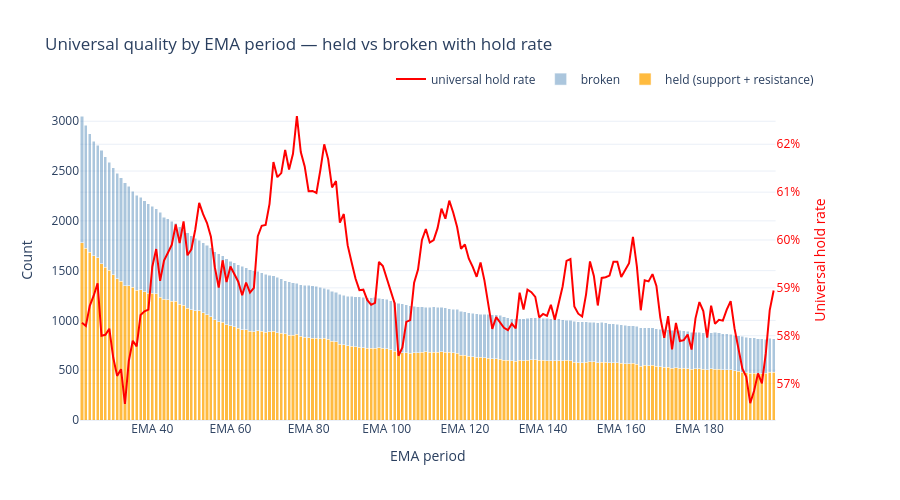

Write notebook code for a chart like this one.
### Markdown cell above
Visualization of how often each EMA's S/R test held vs broke (across both directions), plus the universal hold rate.

Lets you see raw test volume and universal quality on one chart.

Result: a dual-axis chart
- stacked bars for held vs broken counts
- a red line for the universal hold rate

total bar height = total S/R tests for that EMA: out of all tests, this many held (orange) and this many broke (blue). \
broken = (support_test + resistance_test) - (support_held + resistance_held) \
hold rate = (support_held + resistance_held) / (support_test + resistance_test)

### Code cell
#Plot unfiltered EMAs
#viz = ratio_universal_1.reset_index().sort_values("ema")

#Plot only EMAs that pass both cross-frequency and sample-size filters
viz = ratio_universal_1_filtered.reset_index().sort_values("ema")

held = viz["support_held"] + viz["resistance_held"]
total = viz["support_test"] + viz["resistance_test"]
broke = total - held
ratio = viz["ratio_universal_1"]

fig = make_subplots(specs=[[{"secondary_y": True}]])

fig.add_trace(
    go.Bar(x=viz["ema"], y=held, name="held (support + resistance)",
           marker_color="orange", opacity=0.75),
    secondary_y=False,
)
fig.add_trace(
    go.Bar(x=viz["ema"], y=broke, name="broken",
           marker_color="steelblue", opacity=0.45),
    secondary_y=False,
)
fig.add_trace(
    go.Scatter(x=viz["ema"], y=ratio, name="universal hold rate",
               mode="lines", line=dict(color="red", width=2),
               hovertemplate="%{y:.1%}"),
    secondary_y=True,
)

fig.update_layout(
    title="Universal quality by EMA period — held vs broken with hold rate",
    barmode="stack",
    template="plotly_white",
    height=500,
    hovermode="x unified",
    hoverlabel=dict(namelength=-1),
    legend=dict(orientation="h", yanchor="bottom", y=1.02, xanchor="right", x=1),
)
fig.update_xaxes(title_text="EMA period", tickprefix="EMA ")
fig.update_yaxes(title_text="Count", secondary_y=False)
fig.update_yaxes(title_text="Universal hold rate", secondary_y=True, color="red", tickformat=".0%")

fig.show()

### Figure 1 — Plotly figure (JSON) as saved in the notebook; plotly's stock layout.template omitted (floating-point values rounded to 4 significant figures; data arrays with more than 128 entries replaced by an {"elided": "..."} marker saying what was removed)
{"data": [{"marker": {"color": "orange"}, "name": "held (support + resistance)", "opacity": 0.75, "type": "bar", "x": {"elided": "178 int values"}, "xaxis": "x", "y": {"elided": "178 int values"}, "yaxis": "y"}, {"marker": {"color": "steelblue"}, "name": "broken", "opacity": 0.45, "type": "bar", "x": {"elided": "178 int values"}, "xaxis": "x", "y": {"elided": "178 int values"}, "yaxis": "y"}, {"hovertemplate": "%{y:.1%}", "line": {"color": "red", "width": 2}, "mode": "lines", "name": "universal hold rate", "type": "scatter", "x": {"elided": "178 int values"}, "xaxis": "x", "y": {"elided": "178 float values"}, "yaxis": "y2"}], "layout": {"barmode": "stack", "height": 500, "hoverlabel": {"namelength": -1}, "hovermode": "x unified", "legend": {"orientation": "h", "x": 1, "xanchor": "right", "y": 1.02, "yanchor": "bottom"}, "title": {"text": "Universal quality by EMA period — held vs broken with hold rate"}, "xaxis": {"anchor": "y", "domain": [0, 0.94], "tickprefix": "EMA ", "title": {"text": "EMA period"}}, "yaxis": {"anchor": "x", "domain": [0, 1], "title": {"text": "Count"}}, "yaxis2": {"anchor": "x", "color": "red", "overlaying": "y", "side": "right", "tickformat": ".0%", "title": {"text": "Universal hold rate"}}}}
